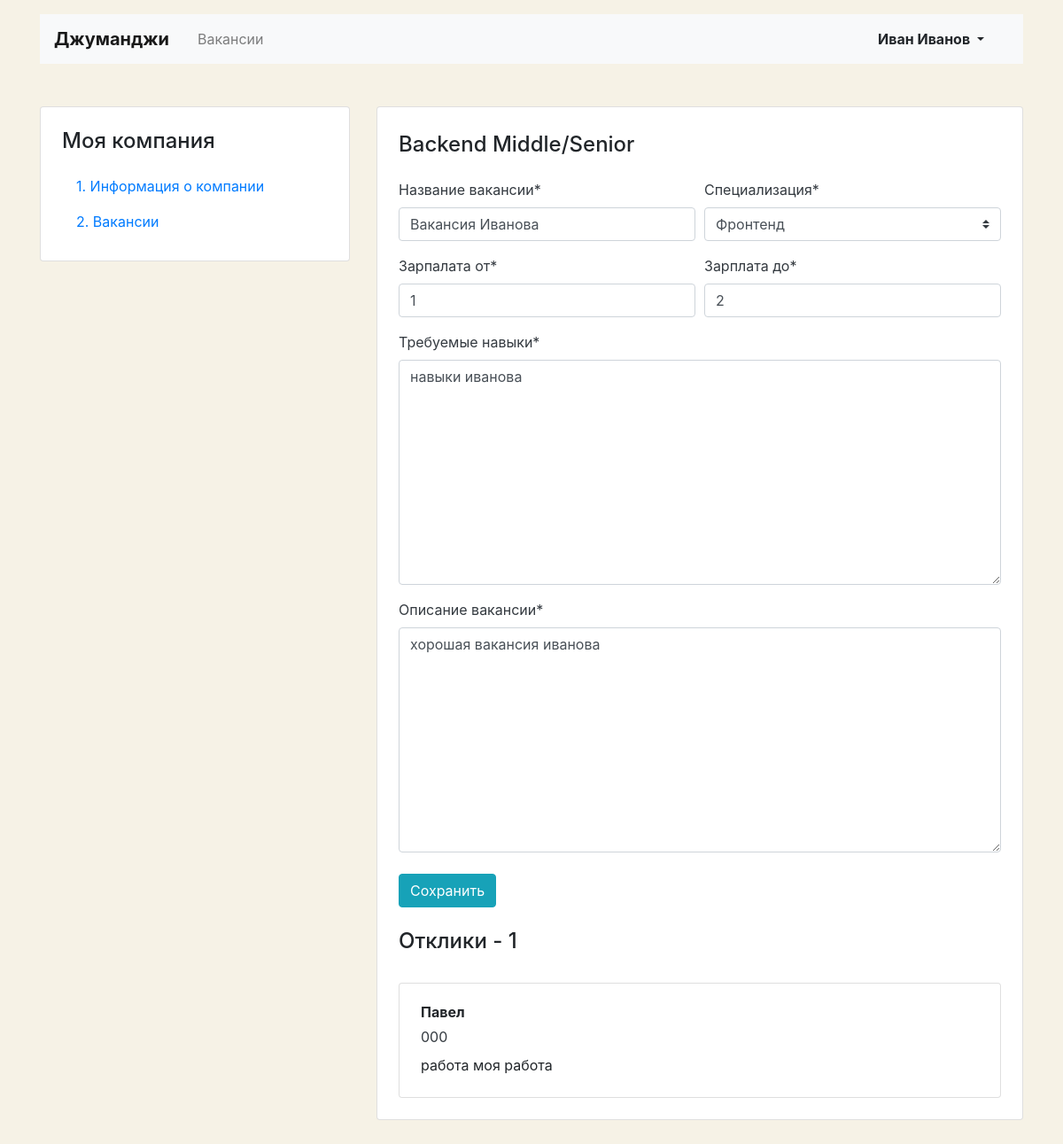
The page /mycompany/vacancies/8/ (signed in) on the database its author committed.
### junior/models.py (models this page shows, shortened)
class Vacancy(models.Model):
    title = models.CharField(max_length=64)
    specialty = models.ForeignKey(Specialty, on_delete=models.CASCADE, related_name='vacancies', null=True)
    company = models.ForeignKey(Company, on_delete=models.CASCADE, related_name='vacancies', null=True)
    skills = models.TextField()
    description = models.TextField()
    salary_min = models.IntegerField()
    salary_max = models.IntegerField()
    published_at = models.DateField()

class Specialty(models.Model):
    code = models.CharField(max_length=64)
    title = models.CharField(max_length=64)
    picture = models.ImageField(upload_to=MEDIA_SPECIALITY_IMAGE_DIR)
    def __str__(self):
        return self.title

class Application(models.Model):
    written_username = models.CharField(max_length=64)
    written_phone = models.CharField(max_length=64)
    written_cover_letter = models.TextField()
    vacancy = models.ForeignKey(Vacancy, on_delete=models.CASCADE, related_name='applications')
    user = models.ForeignKey(User, on_delete=models.CASCADE, related_name='applications')

### junior/views/account.py (the view, shortened to what this page needs)
# urls.py: path('mycompany/vacancies/<int:vacancy_id>/', MyCompanyVacancyView.as_view(), name='vacancy_edit'),
@method_decorator(login_required, name='dispatch')
class MyCompanyVacancyView(View):
    def get(self, request, vacancy_id):
        vacancy = get_object_or_404(Vacancy, id=vacancy_id, company__owner__id=request.user.id)
        applications = Application.objects.filter(vacancy_id=vacancy_id)
        context = {
            'form': EditVacancyForm(instance=vacancy),
            'applications': applications,
        }
        return render(request, 'junior/vacancy-edit.html', context)

### junior/forms.py
class EditVacancyForm(forms.ModelForm):
    class Meta:
        model = Vacancy
        fields = ['title', 'specialty', 'skills', 'description', 'salary_min', 'salary_max']
        labels = {
            'title': 'Название вакансии',
            'specialty': 'Специализация',
            'salary_min': 'Зарпалата от',
            'salary_max': 'Зарплата до',
            'skills': 'Требуемые навыки',
            'description': 'Описание вакансии',
        }
    def __init__(self, *args, **kwargs):
        super().__init__(*args, **kwargs)
        self.helper = FormHelper()
        self.helper.form_method = 'post'
        self.helper.label_class = 'mb-2 text-dark'
        self.helper.add_input(Submit('submit', 'Сохранить', css_class='btn btn-info'))
        self.helper.layout = Layout(
            Row(Column('title'), Column('specialty')),
            Row(Column('salary_min'), Column('salary_max')),
            Row(Column('skills')),
            Row(Column('description')),
        )

### junior/templates/junior/vacancy-edit.html (shortened to what this page needs)
{% extends './base.html' %}
{% block content %}
  <main class="container mt-3 pb-5">
    <div class="row mt-5">
      {% include './my-area-nav.html' %}
      <div class="col-12 col-lg-8">
        <div class="card">
          <div class="card-body px-4 pb-4 tab-content">
            <section>
              <h2 class="h4 pt-2 pb-3">Backend Middle/Senior</h2>
              {% load crispy_forms_tags %}
              {% crispy form form.helper %}
              {% if applications %}
                <h2 class="h4 pt-2 pb-3">Отклики - {{ applications|length }}</h2>
                {% for application in applications %}
                  <div class="card mt-3">
                    <div class="card-body px-4">
                      <p class="mb-1 font-weight-bold">{{ application.written_username }}</p>
                      <p class="mb-2"><a href="tel:{{ application.written_phone }}" class="text-dark">{{ application.written_phone }}</a></p>
                      <p class="mb-1">{{ application.written_cover_letter }}</p>
                    </div>
                  </div>
                {% endfor %}
              {% endif %}
            </section>
          </div>
        </div>
      </div>
    </div>
  </main>
{% endblock %}

### junior/templates/junior/base.html (shortened to what this page needs)
<!DOCTYPE html>
<html lang="ru">
<head>
  <link rel="stylesheet" href="https://stackpath.bootstrapcdn.com/bootstrap/4.3.1/css/bootstrap.min.css">
</head>
<body>
  <header class="container mt-3">
    <nav class="navbar navbar-expand-lg navbar-light bg-light">
      <a class="navbar-brand mr-4 font-weight-bold" href="/">Джуманджи</a>
      <div class="collapse navbar-collapse justify-content-between" id="navbarNav">
        <ul class="navbar-nav col-10">
          <li class="nav-item {% if request.path == '/vacancies/' %}active{% endif %}">
            <a class="nav-link" href="/vacancies/">Вакансии</a>
          </li>
        </ul>
        <ul class="navbar-nav col-2 justify-content-end">
          <li class="nav-item active">
            {% if user.is_authenticated %}
              <div class="btn-group">
                <button type="button" class="btn dropdown-toggle font-weight-bold" data-toggle="dropdown" aria-haspopup="true" aria-expanded="false">
                  {{ user.first_name }} {{ user.last_name }}
                </button>
              </div>
            {% else %}
              <a href="/login/" class="nav-link font-weight-bold">Вход</a>
            {% endif %}
          </li>
        </ul>
      </div>
    </nav>
  </header>
  {% block content %} {% endblock %}
</body>
</html>

### junior/templates/junior/vacancy-edit.html (style rules this page uses)
body { background-color: #F6F2E6; }

### rows shown on the page
Vacancy: title "Вакансия Иванова", specialty "Фронтенд", salary_min "1", salary_max "2", skills "навыки иванова", description "хорошая вакансия иванова"
Application: written_username "Павел", written_phone "000", written_cover_letter "работа моя работа"

### other values the page prints
{{ user.first_name }} "Иван"
{{ user.last_name }} "Иванов"
{{ applications|length }} "1"
